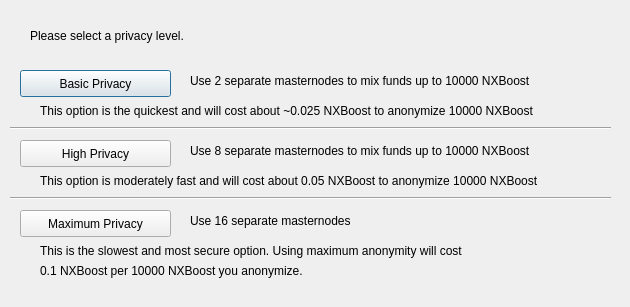
<?xml version="1.0" encoding="UTF-8"?>
<ui version="4.0">
 <class>DarksendConfig</class>
 <widget class="QDialog" name="DarksendConfig">
  <property name="geometry">
   <rect>
    <x>0</x>
    <y>0</y>
    <width>630</width>
    <height>307</height>
   </rect>
  </property>
  <property name="windowTitle">
   <string>Configure Darksend</string>
  </property>
  <widget class="QPushButton" name="buttonBasic">
   <property name="geometry">
    <rect>
     <x>20</x>
     <y>70</y>
     <width>151</width>
     <height>27</height>
    </rect>
   </property>
   <property name="text">
    <string>Basic Privacy</string>
   </property>
  </widget>
  <widget class="QPushButton" name="buttonHigh">
   <property name="geometry">
    <rect>
     <x>20</x>
     <y>140</y>
     <width>151</width>
     <height>27</height>
    </rect>
   </property>
   <property name="text">
    <string>High Privacy</string>
   </property>
  </widget>
  <widget class="QPushButton" name="buttonMax">
   <property name="geometry">
    <rect>
     <x>20</x>
     <y>210</y>
     <width>151</width>
     <height>27</height>
    </rect>
   </property>
   <property name="text">
    <string>Maximum Privacy</string>
   </property>
  </widget>
  <widget class="QLabel" name="label">
   <property name="geometry">
    <rect>
     <x>30</x>
     <y>20</y>
     <width>571</width>
     <height>31</height>
    </rect>
   </property>
   <property name="text">
    <string>Please select a privacy level.</string>
   </property>
  </widget>
  <widget class="QLabel" name="label_2">
   <property name="geometry">
    <rect>
     <x>190</x>
     <y>70</y>
     <width>421</width>
     <height>21</height>
    </rect>
   </property>
   <property name="text">
    <string>Use 2 separate masternodes to mix funds up to 10000 NXBoost</string>
   </property>
  </widget>
  <widget class="QLabel" name="label_3">
   <property name="geometry">
    <rect>
     <x>190</x>
     <y>140</y>
     <width>411</width>
     <height>21</height>
    </rect>
   </property>
   <property name="text">
    <string>Use 8 separate masternodes to mix funds up to 10000 NXBoost</string>
   </property>
  </widget>
  <widget class="QLabel" name="label_4">
   <property name="geometry">
    <rect>
     <x>190</x>
     <y>210</y>
     <width>421</width>
     <height>21</height>
    </rect>
   </property>
   <property name="text">
    <string>Use 16 separate masternodes</string>
   </property>
  </widget>
  <widget class="QLabel" name="label_6">
   <property name="geometry">
    <rect>
     <x>40</x>
     <y>100</y>
     <width>561</width>
     <height>21</height>
    </rect>
   </property>
   <property name="text">
    <string>This option is the quickest and will cost about ~0.025 NXBoost to anonymize 10000 NXBoost</string>
   </property>
  </widget>
  <widget class="QLabel" name="label_7">
   <property name="geometry">
    <rect>
     <x>40</x>
     <y>170</y>
     <width>561</width>
     <height>21</height>
    </rect>
   </property>
   <property name="text">
    <string>This option is moderately fast and will cost about 0.05 NXBoost to anonymize 10000 NXBoost</string>
   </property>
  </widget>
  <widget class="QLabel" name="label_8">
   <property name="geometry">
    <rect>
     <x>40</x>
     <y>240</y>
     <width>561</width>
     <height>21</height>
    </rect>
   </property>
   <property name="text">
    <string>This is the slowest and most secure option. Using maximum anonymity will cost</string>
   </property>
  </widget>
  <widget class="QLabel" name="label_9">
   <property name="geometry">
    <rect>
     <x>40</x>
     <y>260</y>
     <width>561</width>
     <height>21</height>
    </rect>
   </property>
   <property name="text">
    <string>0.1 NXBoost per 10000 NXBoost you anonymize.</string>
   </property>
  </widget>
  <widget class="Line" name="line">
   <property name="geometry">
    <rect>
     <x>10</x>
     <y>120</y>
     <width>601</width>
     <height>16</height>
    </rect>
   </property>
   <property name="orientation">
    <enum>Qt::Horizontal</enum>
   </property>
  </widget>
  <widget class="Line" name="line_2">
   <property name="geometry">
    <rect>
     <x>10</x>
     <y>190</y>
     <width>601</width>
     <height>16</height>
    </rect>
   </property>
   <property name="orientation">
    <enum>Qt::Horizontal</enum>
   </property>
  </widget>
 </widget>
 <resources/>
 <connections/>
</ui>
